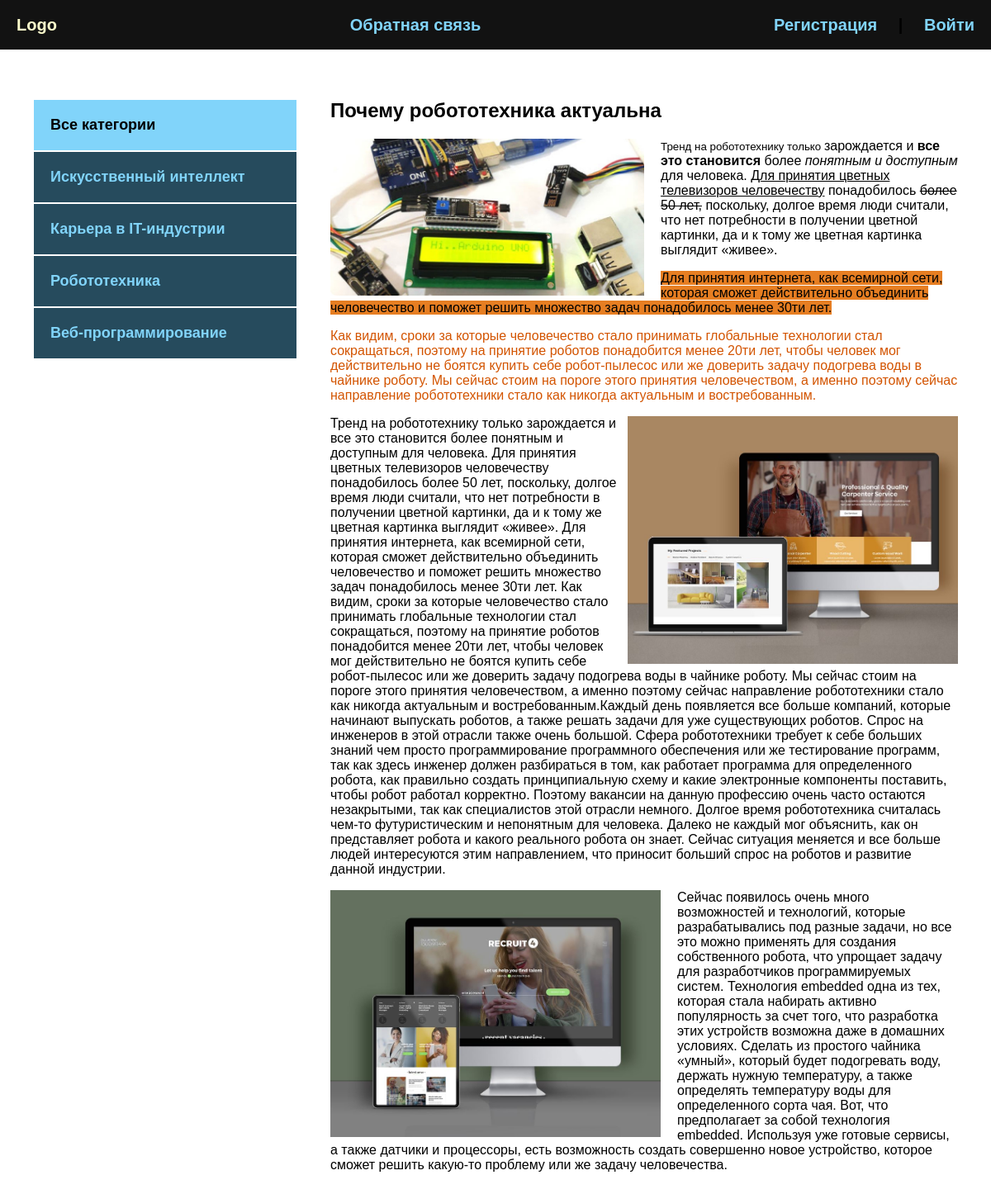
The app's page /post/pochemu-robototehnika-aktualna/ with its own data.
### blog/models.py (models this page shows, shortened)
class Category(models.Model):
    name = models.CharField(max_length=100, verbose_name='Категория')
    slug = models.SlugField(max_length=100, unique=True, verbose_name="URL")
    def get_absolute_url(self):
        return reverse('category', kwargs={'cat_slug': self.slug})
    class Meta:
        verbose_name = 'категорию'
        verbose_name_plural = 'категории'

class Blog(models.Model):
    title = models.CharField(max_length=255, verbose_name="Название")
    slug = models.SlugField(max_length=255, unique=True, verbose_name="URL")
    content = models.TextField(blank=True, verbose_name="Контент")
    photo = models.ImageField(upload_to="photos/%Y/%m/%d/", blank=True, verbose_name='Фото')
    time_created = models.DateTimeField(auto_now_add=True, verbose_name='Дата публикации')
    time_update = models.DateTimeField(auto_now=True, verbose_name='Дата обновления')
    is_published = models.BooleanField(default=True, verbose_name='Опубликовано')
    cat = models.ForeignKey("Category", on_delete=models.PROTECT, verbose_name='Категория')
    def __str__(self):
        return self.title
    class Meta:
        verbose_name = "новость"
        verbose_name_plural = "новости"
        ordering = ['-time_created']

### blog/views.py (the view)
# urls.py: path('post/<slug:post_slug>/', ShowPost.as_view(), name="post"),
class ShowPost(DataMixin, DetailView):
    model = Blog  # post = Blog.objects.get(slug=post_slug)
    template_name = "blog/post.html"
    context_object_name = "post"
    slug_url_kwarg = "post_slug"
    def get_context_data(self, *, object_list=None, **kwargs):
        context = super().get_context_data(**kwargs)
        c_def = self.get_user_context(title=context['post'])
        return dict(list(context.items()) + list(c_def.items()))

### blog/utils.py (called while the page is built)
    def get_user_context(self, **kwargs):
        context = kwargs
        cats = Category.objects.annotate(Count('blog'))
        user_menu = menu.copy()
        if not self.request.user.is_authenticated:
            user_menu.pop(0)
        context['menu'] = user_menu
        context['cats'] = cats
        if 'cat_selected' not in context:
            context['cat_selected'] = 0
        return context

### blog/templates/blog/post.html
{% extends 'blog/base.html' %}
{% block content %}
<div class="post">
    <h2>{{ post.title }}</h2>
    {% if post.photo %}
    <img src="{{ post.photo.url }}" class="image" alt="">
    {% endif %}
    {{ post.content|safe }}
</div>
{% endblock %}

### blog/templates/blog/base.html (shortened to what this page needs)
<!DOCTYPE html>
{% load static %}
{% load blog_tags %}
<html lang="en">
<head>
    <link rel="stylesheet" href="{% static 'css/style.css' %}">
</head>
<body>
<div class="header">
    <div class="wrap">
        <ul class="mainmenu">
            <li class="logo">
                <a href="{% url 'index' %}">Logo</a>
            </li>
            {% for m in menu %}
            <li class="last">
                <a href="{% url m.url_name %}">{{m.title}}</a>
            </li>
            {% endfor %}
            {% if request.user.is_authenticated %}
            <li class="last log">{{ user.username }} |
                <form action="{% url 'logout' %}" method="post">
                    {% csrf_token %}
                    <input type="submit" value="Выйти">
                </form>
            </li>
            {% else %}
            <li class="last"><a href="{% url 'register' %}">Регистрация</a> | <a href="{% url 'login' %}">Войти</a></li>
            {% endif %}
        </ul>
    </div>
</div>
<div class="content">
    <div class="wrap">
        <div class="sidebar">
            <ul>
                {% if cat_selected == 0 %}
                <li class="selected">Все категории</li>
                {% else %}
                <li><a href="{% url 'index' %}">Все категории</a></li>
                {% endif %}
                {% for c in cats %}
                    {% if c.blog__count > 0 %}
                        {% if c.pk == cat_selected %}
                        <li class="selected">{{ c.name }}</li>
                        {% else %}
                        <li><a href="{{ c.get_absolute_url }}">{{ c.name }}</a></li>
                        {% endif %}
                    {% endif %}
                {% endfor %}
            </ul>
        </div>
        <div class="main">
            {% block content %}
            {% endblock %}
        </div>
    </div>
</div>
</body>
</html>

### blog/static/css/style.css (style rules this page uses)
body { margin: 0; padding: 0; background: #264b5d; font-family: Verdana, Geneva, Tahoma, sans-serif; }
.wrap { max-width: 1200px; margin: 0 auto; }
.content .wrap { background: #FFF; padding: 40px; box-sizing: border-box; display: flex; }
ul { list-style: none; margin: 0; padding: 0; }
a { color: #81d4fa; text-decoration: none; padding: 20px; }
.header { background: #121212; }
.mainmenu { display: flex; align-items: center; font-size: 20px; font-weight: bold; justify-content: space-between; height: 60px; }
.sidebar ul { width: 320px; margin-right: 40px; margin-top: 20px; }
.sidebar a { padding: 20px; display: block; border: 1px solid #FFF; background: #264b5d; font-weight: bold; font-size: 18px; }
.selected { font-size: 18px; padding: 20px; border: 1px solid #FFF; background: #81d4fa; font-weight: bold; }
.image { float: left; margin-right: 20px; max-width: 50%; }

### records on screen
Category: name "Искусственный интеллект"
Category: name "Карьера в IT-индустрии"
Category: name "Робототехника"
Category: name "Веб-программирование"
Blog: title "Почему робототехника актуальна", photo (picture), content "Тренд на робототехнику только зарождается и все это становится более понятным и доступным для человека. Для принятия цветных телевизоров человечеству понадобилось более 50 лет, поскольку, долгое время люди считали, что нет потребности в получении цветной картинки, да и к тому же цветная картинка выглядит «живее». Для принятия интернета, как всемирной сети, которая сможет действительно объединить человечество и поможет решить множество задач понадобилось менее 30ти лет. Как видим, сроки за которые человечество стало принимать глобальные технологии стал сокращаться, поэтому на принятие роботов понадобится менее 20ти лет, чтобы человек мог действительно не боятся купить себе робот-пылесос или…", content (picture)

### other values on screen
{{ m.title }} "Обратная связь"
